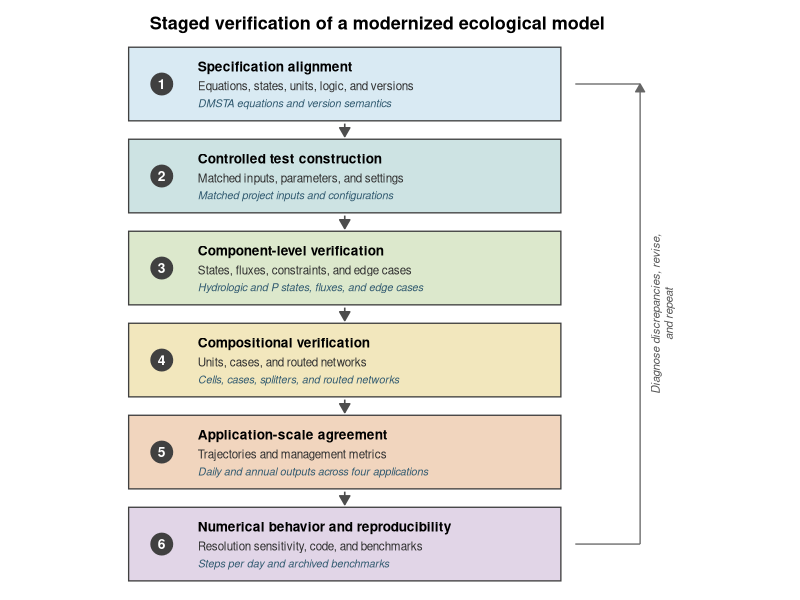
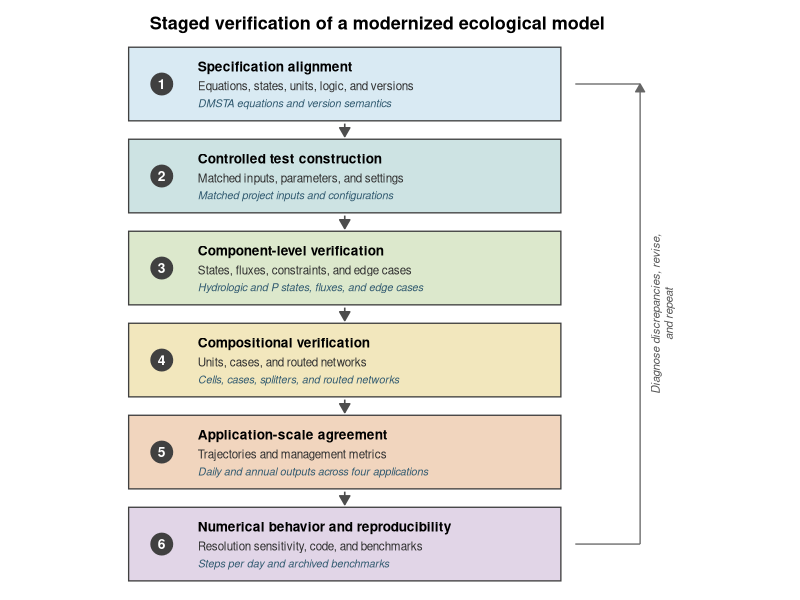

The R source for these figures, in order:
library(ggplot2)
library(grid)

protocol <- data.frame(
  stage = 1:6,
  title = c(
    "Specification alignment",
    "Controlled test construction",
    "Component-level verification",
    "Compositional verification",
    "Application-scale agreement",
    "Numerical behavior and reproducibility"
  ),
  detail = c(
    "Equations, states, units, logic, and versions",
    "Matched inputs, parameters, and settings",
    "States, fluxes, constraints, and edge cases",
    "Units, cases, and routed networks",
    "Trajectories and management metrics",
    "Resolution sensitivity, code, and benchmarks"
  ),
  dmstar = c(
    "DMSTA equations and version semantics",
    "Matched project inputs and configurations",
    "Hydrologic and P states, fluxes, and edge cases",
    "Cells, cases, splitters, and routed networks",
    "Daily and annual outputs across four applications",
    "Steps per day and archived benchmarks"
  ),
  fill = c(
    "#D9EAF3",
    "#CDE3E3",
    "#DCE8CC",
    "#F2E7BD",
    "#F1D5BE",
    "#E1D5E7"
  ),
  stringsAsFactors = FALSE
)

## Place Stage 1 at the top and Stage 6 at the bottom
protocol$x <- 1
protocol$y <- rev(seq_len(nrow(protocol)))

## Box dimensions
box_half_width  <- 1.5
box_half_height <- 0.4

protocol$xmin <- protocol$x - box_half_width
protocol$xmax <- protocol$x + box_half_width
protocol$ymin <- protocol$y - box_half_height
protocol$ymax <- protocol$y + box_half_height

## Downward arrows connecting consecutive stages
forward_arrows <- data.frame(
  x = 1,
  xend = 1,
  y = protocol$ymin[1:5] - 0.03,
  yend = protocol$ymax[2:6] + 0.03
)

p <- ggplot() +
    ## Downward arrows, drawn first so they remain behind the boxes
  geom_segment(data = forward_arrows,
    aes(x = x, xend = xend, y = y, yend = yend),
    linewidth = 0.55, colour = "#4D4D4D",
    arrow = arrow(type = "closed",length = unit(0.10, "inches"))) +
  ## Main stage boxes
  geom_rect(data = protocol,
    aes(xmin = xmin,xmax = xmax,ymin = ymin,ymax = ymax,fill = fill),
    colour = "#404040",linewidth = 0.45) +
  scale_fill_identity() +
  ## Stage-number circles along the left side of each box
  geom_point(data = protocol,aes(x = xmin + 0.23, y = y),
    shape = 21, size = 7.2, stroke = 0.4, fill = "#404040", colour = "#404040") +
  geom_text(data = protocol,aes(x = xmin + 0.23, y = y, label = stage),
    colour = "white", fontface = "bold", size = 3.5 ) +
  ## Stage titles
  geom_text(data = protocol,aes(x = xmin + 0.48, y = y + 0.19, label = title),
    hjust = 0,fontface = "bold",size = 3.45 ) +
  ## General verification description
  geom_text(data = protocol,aes(x = xmin + 0.48, y = y - 0.02, label = detail),
    hjust = 0, size = 2.95,  colour = "#303030" ) +
  ## DMSTAr-specific application
  geom_text(data = protocol,aes(x = xmin + 0.48, y = y - 0.21, label = dmstar),
    hjust = 0,  size = 2.75,  fontface = "italic",  colour = "#315A70") +
  ## Feedback path on the right side
  geom_segment( aes(x = protocol$xmax[6] + 0.10,xend = protocol$xmax[6] + 0.55,
                    y = protocol$y[6],yend = protocol$y[6]),
    linewidth = 0.45, colour = "#666666") +
  geom_segment(aes(x = protocol$xmax[6] + 0.55,xend = protocol$xmax[1] + 0.55,
                   y = protocol$y[6], yend = protocol$y[1]),
    linewidth = 0.45,colour = "#666666",
    arrow = arrow(type = "closed",length = unit(0.09, "inches"))) +
  geom_segment(aes(x = protocol$xmax[1] + 0.55,xend = protocol$xmax[1] + 0.10,
                   y = protocol$y[1],yend = protocol$y[1]),
    linewidth = 0.45,colour = "#666666") +
  ## Feedback label, rotated along the return path
  annotate("text",x = protocol$xmax[1] + 0.7,y = mean(range(protocol$y)),
    label = "Diagnose discrepancies, revise,\nand repeat",
    angle = 90, fontface = "italic", size = 2.9,lineheight = 0.95,colour = "#555555") +
  coord_cartesian(xlim = c(-1.05, 3.5),ylim = c(0.75, 6.1), clip = "off") +
  labs(
    title = "Staged verification of a modernized ecological model"
  ) +
  theme_void(base_size = 10) +
  theme(
    plot.title = element_text(face = "bold",size = 13,hjust = 0.5,margin = margin(b = 12)),
    plot.margin = margin( t = 12,r = 45,b = 6,l = 12))

p
ggsave(
  filename = "./figures/legacy_model_verification_protocol_ggplot.png",
  plot = p,
  width = 6,
  height = 6.5,
  units = "in",
  dpi = 300,
  bg = "white"
)
